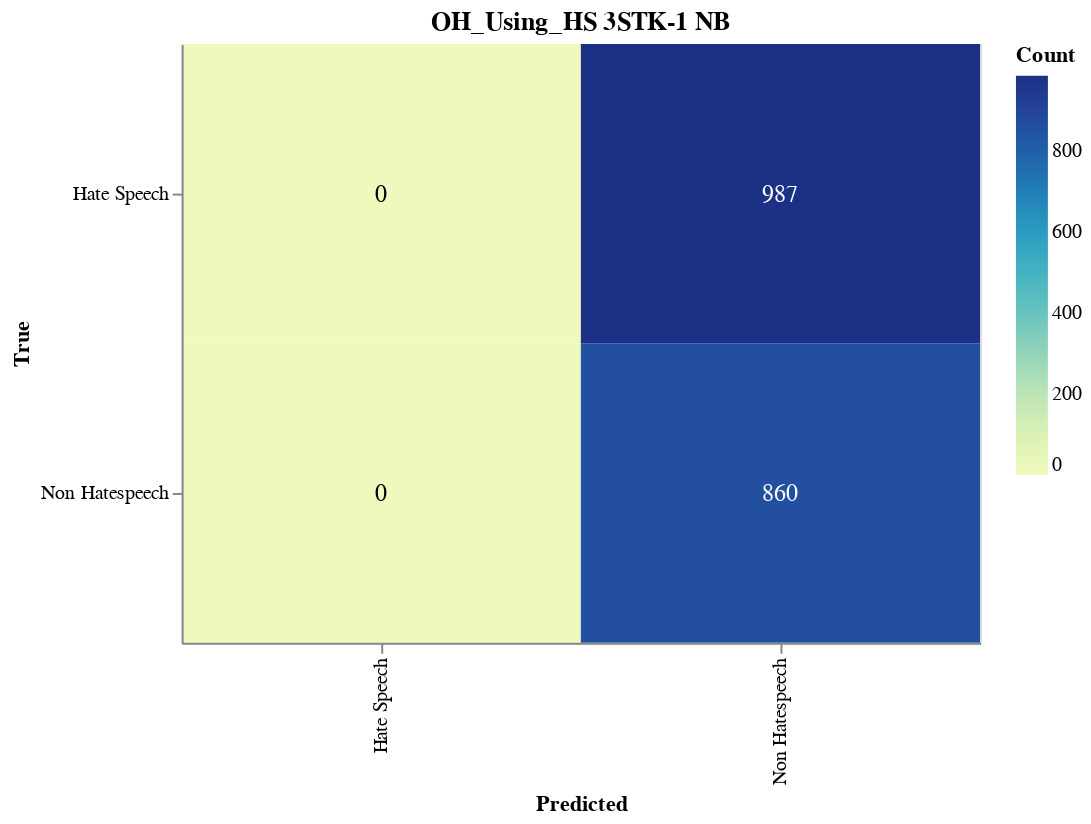

Notebook code cell kept with this figure:
### Markdown cell above
#### Save Confusion Matrix

### Code cell
import altair as alt
import altair_saver
import pandas as pd
from sklearn.metrics import confusion_matrix

# Calculate the confusion matrix
cm = confusion_matrix(true_labels, adjusted_predictions)

# Define class names
class_names = ['Hate Speech', 'Non Hatespeech']

# Convert confusion matrix to DataFrame
cm_df = pd.DataFrame(cm, index=class_names, columns=class_names).reset_index().melt(id_vars='index')
cm_df.columns = ['True', 'Predicted', 'Count']

# Ensure the order of categories
cm_df['True'] = pd.Categorical(cm_df['True'], categories=class_names, ordered=True)
cm_df['Predicted'] = pd.Categorical(cm_df['Predicted'], categories=class_names, ordered=True)

# Create the Altair plot
heatmap = alt.Chart(cm_df).mark_rect().encode(
    x=alt.X('Predicted:O', sort=class_names),
    y=alt.Y('True:O', sort=class_names),
    color='Count:Q',
    tooltip=['True', 'Predicted', 'Count']
).properties(
    width=400,
    height=300,
    title='OH_Using_HS 3STK-1 NB'
)

# Add text labels
text = heatmap.mark_text(
    align='center',
    baseline='middle',
    fontSize=12
).encode(
    text='Count:Q',
    color=alt.condition(
        alt.datum.Count > cm.max() / 2,
        alt.value('white'),
        alt.value('black')
    )
)

# Combine heatmap and text
final_chart = heatmap + text

# Display the plot
final_chart.show()

### Figure 1 — Vega-Lite specification as saved in the notebook (floating-point values rounded to 4 significant figures)
{"config": {"view": {"continuousWidth": 300, "continuousHeight": 300}}, "layer": [{"mark": {"type": "rect"}, "encoding": {"color": {"field": "Count", "type": "quantitative"}, "tooltip": [{"field": "True", "type": "ordinal"}, {"field": "Predicted", "type": "ordinal"}, {"field": "Count", "type": "quantitative"}], "x": {"field": "Predicted", "sort": ["Hate Speech", "Non Hatespeech"], "type": "ordinal"}, "y": {"field": "True", "sort": ["Hate Speech", "Non Hatespeech"], "type": "ordinal"}}, "title": "OH_Using_HS 3STK-1 NB"}, {"mark": {"type": "text", "align": "center", "baseline": "middle", "fontSize": 12}, "encoding": {"color": {"condition": {"test": "(datum.Count > 493.5)", "value": "white"}, "value": "black"}, "text": {"field": "Count", "type": "quantitative"}, "tooltip": [{"field": "True", "type": "ordinal"}, {"field": "Predicted", "type": "ordinal"}, {"field": "Count", "type": "quantitative"}], "x": {"field": "Predicted", "sort": ["Hate Speech", "Non Hatespeech"], "type": "ordinal"}, "y": {"field": "True", "sort": ["Hate Speech", "Non Hatespeech"], "type": "ordinal"}}, "title": "OH_Using_HS 3STK-1 NB"}], "data": {"name": "data-010c52edfd2079f09c0236dffc020b77"}, "height": 300, "width": 400, "$schema": "https://vega.github.io/schema/vega-lite/v5.17.0.json", "datasets": {"data-010c52edfd2079f09c0236dffc020b77": [{"True": "Hate Speech", "Predicted": "Hate Speech", "Count": 0}, {"True": "Non Hatespeech", "Predicted": "Hate Speech", "Count": 0}, {"True": "Hate Speech", "Predicted": "Non Hatespeech", "Count": 987}, {"True": "Non Hatespeech", "Predicted": "Non Hatespeech", "Count": 860}]}}
